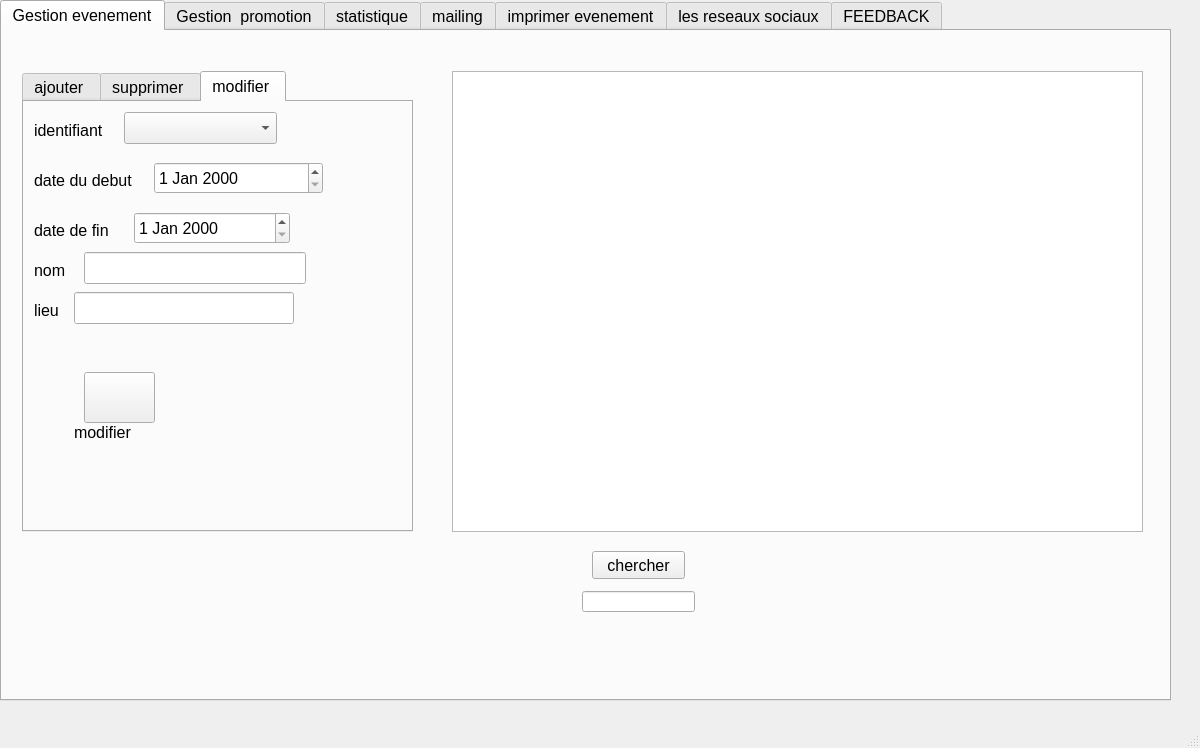
<?xml version="1.0" encoding="UTF-8"?>
<ui version="4.0">
 <class>marketingform</class>
 <widget class="QMainWindow" name="marketingform">
  <property name="geometry">
   <rect>
    <x>0</x>
    <y>0</y>
    <width>1200</width>
    <height>748</height>
   </rect>
  </property>
  <property name="windowTitle">
   <string>MainWindow</string>
  </property>
  <widget class="QWidget" name="centralwidget">
   <widget class="QTabWidget" name="tabWidget">
    <property name="geometry">
     <rect>
      <x>0</x>
      <y>0</y>
      <width>1171</width>
      <height>701</height>
     </rect>
    </property>
    <property name="font">
     <font>
      <family>Tahoma</family>
      <pointsize>12</pointsize>
      <weight>50</weight>
      <italic>false</italic>
      <bold>false</bold>
     </font>
    </property>
    <property name="currentIndex">
     <number>0</number>
    </property>
    <widget class="QWidget" name="tab_2">
     <attribute name="title">
      <string>Gestion evenement</string>
     </attribute>
     <widget class="QTabWidget" name="tabWidget_2">
      <property name="geometry">
       <rect>
        <x>20</x>
        <y>40</y>
        <width>391</width>
        <height>461</height>
       </rect>
      </property>
      <property name="font">
       <font>
        <family>Tahoma</family>
        <italic>false</italic>
       </font>
      </property>
      <property name="currentIndex">
       <number>2</number>
      </property>
      <widget class="QWidget" name="tab_3">
       <attribute name="title">
        <string>ajouter </string>
       </attribute>
       <widget class="QLabel" name="label_14">
        <property name="geometry">
         <rect>
          <x>0</x>
          <y>240</y>
          <width>31</width>
          <height>30</height>
         </rect>
        </property>
        <property name="text">
         <string>lieu</string>
        </property>
       </widget>
       <widget class="QLabel" name="label_19">
        <property name="geometry">
         <rect>
          <x>10</x>
          <y>80</y>
          <width>131</width>
          <height>30</height>
         </rect>
        </property>
        <property name="text">
         <string>date du debut</string>
        </property>
       </widget>
       <widget class="QLineEdit" name="lineEdit_nom">
        <property name="geometry">
         <rect>
          <x>50</x>
          <y>180</y>
          <width>222</width>
          <height>30</height>
         </rect>
        </property>
       </widget>
       <widget class="QLineEdit" name="lineEdit_id2">
        <property name="geometry">
         <rect>
          <x>40</x>
          <y>20</y>
          <width>108</width>
          <height>30</height>
         </rect>
        </property>
       </widget>
       <widget class="QLineEdit" name="lineEdit_lieu">
        <property name="geometry">
         <rect>
          <x>40</x>
          <y>240</y>
          <width>222</width>
          <height>30</height>
         </rect>
        </property>
       </widget>
       <widget class="QDateEdit" name="datefin">
        <property name="geometry">
         <rect>
          <x>110</x>
          <y>130</y>
          <width>181</width>
          <height>30</height>
         </rect>
        </property>
       </widget>
       <widget class="QPushButton" name="ajouterevent">
        <property name="geometry">
         <rect>
          <x>60</x>
          <y>290</y>
          <width>71</width>
          <height>51</height>
         </rect>
        </property>
        <property name="font">
         <font>
          <family>MS Shell Dlg 2</family>
          <pointsize>14</pointsize>
          <weight>50</weight>
          <italic>false</italic>
          <bold>false</bold>
         </font>
        </property>
        <property name="styleSheet">
         <string notr="true">
border-image: url(:/img/add.png);
</string>
        </property>
        <property name="text">
         <string/>
        </property>
       </widget>
       <widget class="QDateEdit" name="dateDebut">
        <property name="geometry">
         <rect>
          <x>150</x>
          <y>80</y>
          <width>169</width>
          <height>30</height>
         </rect>
        </property>
       </widget>
       <widget class="QLabel" name="label_20">
        <property name="geometry">
         <rect>
          <x>10</x>
          <y>20</y>
          <width>16</width>
          <height>30</height>
         </rect>
        </property>
        <property name="text">
         <string>id</string>
        </property>
       </widget>
       <widget class="QLabel" name="label_21">
        <property name="geometry">
         <rect>
          <x>0</x>
          <y>180</y>
          <width>51</width>
          <height>30</height>
         </rect>
        </property>
        <property name="text">
         <string>nom</string>
        </property>
       </widget>
       <widget class="QLabel" name="label_29">
        <property name="geometry">
         <rect>
          <x>0</x>
          <y>130</y>
          <width>101</width>
          <height>30</height>
         </rect>
        </property>
        <property name="text">
         <string>date de fin</string>
        </property>
       </widget>
       <widget class="QLabel" name="label_41">
        <property name="geometry">
         <rect>
          <x>60</x>
          <y>340</y>
          <width>91</width>
          <height>41</height>
         </rect>
        </property>
        <property name="font">
         <font>
          <family>Nirmala UI</family>
          <pointsize>14</pointsize>
          <italic>false</italic>
         </font>
        </property>
        <property name="text">
         <string>ajouter</string>
        </property>
       </widget>
      </widget>
      <widget class="QWidget" name="tab_8">
       <attribute name="title">
        <string>supprimer </string>
       </attribute>
       <widget class="QComboBox" name="comboBox">
        <property name="geometry">
         <rect>
          <x>120</x>
          <y>20</y>
          <width>153</width>
          <height>32</height>
         </rect>
        </property>
       </widget>
       <widget class="QLabel" name="label_13">
        <property name="geometry">
         <rect>
          <x>10</x>
          <y>20</y>
          <width>111</width>
          <height>37</height>
         </rect>
        </property>
        <property name="text">
         <string>identifiant</string>
        </property>
       </widget>
       <widget class="QPushButton" name="supprimer">
        <property name="geometry">
         <rect>
          <x>210</x>
          <y>120</y>
          <width>91</width>
          <height>81</height>
         </rect>
        </property>
        <property name="font">
         <font>
          <family>MS Shell Dlg 2</family>
          <pointsize>14</pointsize>
          <weight>50</weight>
          <italic>false</italic>
          <bold>false</bold>
         </font>
        </property>
        <property name="styleSheet">
         <string notr="true">border-image: url(:/img/trash-bin (1).png);</string>
        </property>
        <property name="text">
         <string/>
        </property>
       </widget>
       <widget class="QLineEdit" name="supp">
        <property name="geometry">
         <rect>
          <x>170</x>
          <y>80</y>
          <width>161</width>
          <height>31</height>
         </rect>
        </property>
       </widget>
      </widget>
      <widget class="QWidget" name="tab_5">
       <attribute name="title">
        <string>modifier </string>
       </attribute>
       <widget class="QDateEdit" name="datef">
        <property name="geometry">
         <rect>
          <x>110</x>
          <y>110</y>
          <width>156</width>
          <height>32</height>
         </rect>
        </property>
       </widget>
       <widget class="QLabel" name="label_57">
        <property name="geometry">
         <rect>
          <x>10</x>
          <y>150</y>
          <width>51</width>
          <height>37</height>
         </rect>
        </property>
        <property name="text">
         <string>nom</string>
        </property>
       </widget>
       <widget class="QLabel" name="label_58">
        <property name="geometry">
         <rect>
          <x>10</x>
          <y>60</y>
          <width>121</width>
          <height>37</height>
         </rect>
        </property>
        <property name="text">
         <string>date du debut</string>
        </property>
       </widget>
       <widget class="QLabel" name="label_64">
        <property name="geometry">
         <rect>
          <x>10</x>
          <y>190</y>
          <width>41</width>
          <height>37</height>
         </rect>
        </property>
        <property name="text">
         <string>lieu</string>
        </property>
       </widget>
       <widget class="QComboBox" name="comboBox_5">
        <property name="geometry">
         <rect>
          <x>100</x>
          <y>10</y>
          <width>153</width>
          <height>32</height>
         </rect>
        </property>
       </widget>
       <widget class="QDateEdit" name="dated">
        <property name="geometry">
         <rect>
          <x>130</x>
          <y>60</y>
          <width>169</width>
          <height>32</height>
         </rect>
        </property>
       </widget>
       <widget class="QLineEdit" name="lieu">
        <property name="geometry">
         <rect>
          <x>50</x>
          <y>190</y>
          <width>220</width>
          <height>32</height>
         </rect>
        </property>
       </widget>
       <widget class="QLabel" name="label_66">
        <property name="geometry">
         <rect>
          <x>10</x>
          <y>10</y>
          <width>154</width>
          <height>37</height>
         </rect>
        </property>
        <property name="text">
         <string>identifiant</string>
        </property>
       </widget>
       <widget class="QPushButton" name="modifier_clicked">
        <property name="geometry">
         <rect>
          <x>60</x>
          <y>270</y>
          <width>71</width>
          <height>51</height>
         </rect>
        </property>
        <property name="font">
         <font>
          <family>MS Shell Dlg 2</family>
          <pointsize>14</pointsize>
          <weight>50</weight>
          <italic>false</italic>
          <bold>false</bold>
         </font>
        </property>
        <property name="styleSheet">
         <string notr="true">border-image: url(:/img/edit (2).png);</string>
        </property>
        <property name="text">
         <string/>
        </property>
       </widget>
       <widget class="QLineEdit" name="nom">
        <property name="geometry">
         <rect>
          <x>60</x>
          <y>150</y>
          <width>222</width>
          <height>32</height>
         </rect>
        </property>
       </widget>
       <widget class="QLabel" name="label_67">
        <property name="geometry">
         <rect>
          <x>10</x>
          <y>110</y>
          <width>101</width>
          <height>37</height>
         </rect>
        </property>
        <property name="text">
         <string>date de fin</string>
        </property>
       </widget>
       <widget class="QLabel" name="label_5">
        <property name="geometry">
         <rect>
          <x>50</x>
          <y>320</y>
          <width>81</width>
          <height>21</height>
         </rect>
        </property>
        <property name="text">
         <string>modifier</string>
        </property>
       </widget>
      </widget>
     </widget>
     <widget class="QTableView" name="tableView_evenement">
      <property name="geometry">
       <rect>
        <x>450</x>
        <y>40</y>
        <width>691</width>
        <height>461</height>
       </rect>
      </property>
      <property name="styleSheet">
       <string notr="true"/>
      </property>
     </widget>
     <widget class="QLineEdit" name="lineEdit_chercher">
      <property name="geometry">
       <rect>
        <x>580</x>
        <y>560</y>
        <width>113</width>
        <height>21</height>
       </rect>
      </property>
     </widget>
     <widget class="QPushButton" name="TRI">
      <property name="geometry">
       <rect>
        <x>590</x>
        <y>520</y>
        <width>93</width>
        <height>28</height>
       </rect>
      </property>
      <property name="text">
       <string>chercher</string>
      </property>
     </widget>
    </widget>
    <widget class="QWidget" name="tab">
     <attribute name="title">
      <string>Gestion  promotion</string>
     </attribute>
     <widget class="QTabWidget" name="tabWidget_4">
      <property name="geometry">
       <rect>
        <x>60</x>
        <y>60</y>
        <width>381</width>
        <height>391</height>
       </rect>
      </property>
      <property name="currentIndex">
       <number>1</number>
      </property>
      <widget class="QWidget" name="tab_4">
       <attribute name="title">
        <string>ajouter</string>
       </attribute>
       <widget class="QLineEdit" name="lineEdit_pourcentage">
        <property name="geometry">
         <rect>
          <x>120</x>
          <y>190</y>
          <width>222</width>
          <height>32</height>
         </rect>
        </property>
       </widget>
       <widget class="QLabel" name="label_4">
        <property name="geometry">
         <rect>
          <x>0</x>
          <y>190</y>
          <width>111</width>
          <height>37</height>
         </rect>
        </property>
        <property name="text">
         <string>pourcentage</string>
        </property>
       </widget>
       <widget class="QDateEdit" name="dateEdit_fin">
        <property name="geometry">
         <rect>
          <x>110</x>
          <y>130</y>
          <width>159</width>
          <height>32</height>
         </rect>
        </property>
       </widget>
       <widget class="QDateEdit" name="dateEdit_debut">
        <property name="geometry">
         <rect>
          <x>140</x>
          <y>70</y>
          <width>169</width>
          <height>32</height>
         </rect>
        </property>
       </widget>
       <widget class="QLabel" name="label_2">
        <property name="geometry">
         <rect>
          <x>0</x>
          <y>70</y>
          <width>141</width>
          <height>37</height>
         </rect>
        </property>
        <property name="text">
         <string>date du debut </string>
        </property>
       </widget>
       <widget class="QLabel" name="label_3">
        <property name="geometry">
         <rect>
          <x>0</x>
          <y>130</y>
          <width>121</width>
          <height>37</height>
         </rect>
        </property>
        <property name="text">
         <string>date de fin</string>
        </property>
       </widget>
       <widget class="QLineEdit" name="lineEdit_id1">
        <property name="geometry">
         <rect>
          <x>40</x>
          <y>20</y>
          <width>220</width>
          <height>32</height>
         </rect>
        </property>
       </widget>
       <widget class="QLabel" name="label">
        <property name="geometry">
         <rect>
          <x>10</x>
          <y>10</y>
          <width>31</width>
          <height>41</height>
         </rect>
        </property>
        <property name="text">
         <string>id</string>
        </property>
       </widget>
       <widget class="QPushButton" name="ajouterpro">
        <property name="geometry">
         <rect>
          <x>50</x>
          <y>240</y>
          <width>61</width>
          <height>41</height>
         </rect>
        </property>
        <property name="font">
         <font>
          <family>Comic Sans MS</family>
          <pointsize>14</pointsize>
          <weight>50</weight>
          <italic>true</italic>
          <bold>false</bold>
         </font>
        </property>
        <property name="styleSheet">
         <string notr="true">border-image: url(:/img/add.png);</string>
        </property>
        <property name="text">
         <string/>
        </property>
       </widget>
      </widget>
      <widget class="QWidget" name="tab_17">
       <attribute name="title">
        <string>modifier</string>
       </attribute>
       <widget class="QLabel" name="label_63">
        <property name="geometry">
         <rect>
          <x>0</x>
          <y>140</y>
          <width>140</width>
          <height>37</height>
         </rect>
        </property>
        <property name="text">
         <string>date de fin</string>
        </property>
       </widget>
       <widget class="QLineEdit" name="lineEdit_idmodifpro">
        <property name="geometry">
         <rect>
          <x>110</x>
          <y>40</y>
          <width>218</width>
          <height>32</height>
         </rect>
        </property>
       </widget>
       <widget class="QLineEdit" name="lineEdit_modifpropourcentage">
        <property name="geometry">
         <rect>
          <x>120</x>
          <y>190</y>
          <width>222</width>
          <height>32</height>
         </rect>
        </property>
       </widget>
       <widget class="QLabel" name="label_60">
        <property name="geometry">
         <rect>
          <x>10</x>
          <y>40</y>
          <width>101</width>
          <height>37</height>
         </rect>
        </property>
        <property name="text">
         <string>identifiant</string>
        </property>
       </widget>
       <widget class="QLabel" name="label_62">
        <property name="geometry">
         <rect>
          <x>0</x>
          <y>90</y>
          <width>131</width>
          <height>37</height>
         </rect>
        </property>
        <property name="text">
         <string>date du debut</string>
        </property>
       </widget>
       <widget class="QLabel" name="label_59">
        <property name="geometry">
         <rect>
          <x>0</x>
          <y>180</y>
          <width>121</width>
          <height>37</height>
         </rect>
        </property>
        <property name="text">
         <string>pourcentage</string>
        </property>
       </widget>
       <widget class="QDateEdit" name="dateEdit_modifprofin">
        <property name="geometry">
         <rect>
          <x>140</x>
          <y>140</y>
          <width>171</width>
          <height>32</height>
         </rect>
        </property>
       </widget>
       <widget class="QDateEdit" name="dateEdit_modifprodebut">
        <property name="geometry">
         <rect>
          <x>170</x>
          <y>90</y>
          <width>155</width>
          <height>32</height>
         </rect>
        </property>
       </widget>
       <widget class="QPushButton" name="modifierpro">
        <property name="geometry">
         <rect>
          <x>30</x>
          <y>250</y>
          <width>71</width>
          <height>51</height>
         </rect>
        </property>
        <property name="font">
         <font>
          <family>Comic Sans MS</family>
          <pointsize>14</pointsize>
          <weight>50</weight>
          <italic>true</italic>
          <bold>false</bold>
         </font>
        </property>
        <property name="styleSheet">
         <string notr="true">border-image: url(:/img/edit (2).png);</string>
        </property>
        <property name="text">
         <string/>
        </property>
       </widget>
       <widget class="QLabel" name="label_61">
        <property name="geometry">
         <rect>
          <x>20</x>
          <y>300</y>
          <width>81</width>
          <height>21</height>
         </rect>
        </property>
        <property name="font">
         <font>
          <family>Tahoma</family>
          <pointsize>14</pointsize>
          <weight>50</weight>
          <italic>false</italic>
          <bold>false</bold>
         </font>
        </property>
        <property name="text">
         <string>modifier</string>
        </property>
       </widget>
       <widget class="QComboBox" name="comboBoxmodif">
        <property name="geometry">
         <rect>
          <x>120</x>
          <y>10</y>
          <width>201</width>
          <height>21</height>
         </rect>
        </property>
       </widget>
      </widget>
      <widget class="QWidget" name="tab_23">
       <attribute name="title">
        <string>supprimer</string>
       </attribute>
       <widget class="QComboBox" name="comboBox_7">
        <property name="geometry">
         <rect>
          <x>110</x>
          <y>20</y>
          <width>153</width>
          <height>32</height>
         </rect>
        </property>
       </widget>
       <widget class="QPushButton" name="supprimerpro_2">
        <property name="geometry">
         <rect>
          <x>190</x>
          <y>100</y>
          <width>111</width>
          <height>61</height>
         </rect>
        </property>
        <property name="font">
         <font>
          <family>Comic Sans MS</family>
          <pointsize>14</pointsize>
          <weight>50</weight>
          <italic>true</italic>
          <bold>false</bold>
         </font>
        </property>
        <property name="styleSheet">
         <string notr="true">border-image: url(:/img/trash-bin (1).png);</string>
        </property>
        <property name="text">
         <string/>
        </property>
       </widget>
       <widget class="QLabel" name="label_65">
        <property name="geometry">
         <rect>
          <x>10</x>
          <y>20</y>
          <width>101</width>
          <height>37</height>
         </rect>
        </property>
        <property name="text">
         <string>identifiant</string>
        </property>
       </widget>
       <widget class="QLineEdit" name="supprimerpro">
        <property name="geometry">
         <rect>
          <x>150</x>
          <y>60</y>
          <width>181</width>
          <height>30</height>
         </rect>
        </property>
       </widget>
      </widget>
     </widget>
     <widget class="QTableView" name="tablepromotion">
      <property name="geometry">
       <rect>
        <x>490</x>
        <y>70</y>
        <width>541</width>
        <height>381</height>
       </rect>
      </property>
      <property name="styleSheet">
       <string notr="true"/>
      </property>
     </widget>
    </widget>
    <widget class="QWidget" name="tab_11">
     <attribute name="title">
      <string>statistique</string>
     </attribute>
     <widget class="QTableView" name="tablestat">
      <property name="geometry">
       <rect>
        <x>130</x>
        <y>40</y>
        <width>401</width>
        <height>471</height>
       </rect>
      </property>
      <property name="styleSheet">
       <string notr="true"/>
      </property>
     </widget>
     <widget class="QPushButton" name="consulter_stat">
      <property name="geometry">
       <rect>
        <x>590</x>
        <y>120</y>
        <width>161</width>
        <height>81</height>
       </rect>
      </property>
      <property name="styleSheet">
       <string notr="true">border-image: url(:/img/bar-chart.png);</string>
      </property>
      <property name="text">
       <string/>
      </property>
     </widget>
     <widget class="QLabel" name="label_39">
      <property name="geometry">
       <rect>
        <x>600</x>
        <y>210</y>
        <width>221</width>
        <height>20</height>
       </rect>
      </property>
      <property name="font">
       <font>
        <family>Comic Sans MS</family>
        <pointsize>14</pointsize>
        <weight>50</weight>
        <italic>true</italic>
        <bold>false</bold>
       </font>
      </property>
      <property name="text">
       <string>    consulter</string>
      </property>
     </widget>
    </widget>
    <widget class="QWidget" name="tab_12">
     <attribute name="title">
      <string>mailing</string>
     </attribute>
     <widget class="QWidget" name="layoutWidget_2">
      <property name="geometry">
       <rect>
        <x>30</x>
        <y>10</y>
        <width>741</width>
        <height>365</height>
       </rect>
      </property>
      <layout class="QFormLayout" name="formLayout">
       <property name="fieldGrowthPolicy">
        <enum>QFormLayout::ExpandingFieldsGrow</enum>
       </property>
       <property name="rowWrapPolicy">
        <enum>QFormLayout::WrapLongRows</enum>
       </property>
       <property name="verticalSpacing">
        <number>9</number>
       </property>
       <item row="0" column="0">
        <widget class="QLabel" name="label_22">
         <property name="text">
          <string>Smtp-server:</string>
         </property>
        </widget>
       </item>
       <item row="1" column="0">
        <widget class="QLabel" name="label_23">
         <property name="text">
          <string>Server port:</string>
         </property>
        </widget>
       </item>
       <item row="2" column="0">
        <widget class="QLabel" name="label_24">
         <property name="text">
          <string>Username:</string>
         </property>
        </widget>
       </item>
       <item row="3" column="0">
        <widget class="QLabel" name="label_25">
         <property name="text">
          <string>Password:</string>
         </property>
        </widget>
       </item>
       <item row="4" column="0">
        <widget class="QLabel" name="label_26">
         <property name="text">
          <string>Recipant to:</string>
         </property>
        </widget>
       </item>
       <item row="5" column="0">
        <widget class="QLabel" name="label_27">
         <property name="text">
          <string>Subject:</string>
         </property>
        </widget>
       </item>
       <item row="6" column="0">
        <widget class="QLabel" name="label_28">
         <property name="text">
          <string>Message:</string>
         </property>
        </widget>
       </item>
       <item row="0" column="1">
        <widget class="QLineEdit" name="server">
         <property name="text">
          <string>smtp.gmail.com</string>
         </property>
        </widget>
       </item>
       <item row="1" column="1">
        <widget class="QLineEdit" name="port">
         <property name="text">
          <string>465</string>
         </property>
        </widget>
       </item>
       <item row="2" column="1">
        <widget class="QLineEdit" name="uname"/>
       </item>
       <item row="3" column="1">
        <widget class="QLineEdit" name="paswd">
         <property name="inputMask">
          <string/>
         </property>
         <property name="echoMode">
          <enum>QLineEdit::Password</enum>
         </property>
        </widget>
       </item>
       <item row="4" column="1">
        <widget class="QLineEdit" name="rcpt"/>
       </item>
       <item row="5" column="1">
        <widget class="QLineEdit" name="subject"/>
       </item>
       <item row="6" column="1">
        <widget class="QPlainTextEdit" name="msg"/>
       </item>
      </layout>
     </widget>
     <widget class="QPushButton" name="sendBtn">
      <property name="geometry">
       <rect>
        <x>842</x>
        <y>92</y>
        <width>101</width>
        <height>71</height>
       </rect>
      </property>
      <property name="styleSheet">
       <string notr="true">border-image: url(:/img/forward.png);</string>
      </property>
      <property name="text">
       <string/>
      </property>
     </widget>
     <widget class="QPushButton" name="exitBtn">
      <property name="geometry">
       <rect>
        <x>830</x>
        <y>210</y>
        <width>111</width>
        <height>61</height>
       </rect>
      </property>
      <property name="styleSheet">
       <string notr="true">border-image: url(:/img/cancel.png);</string>
      </property>
      <property name="text">
       <string/>
      </property>
     </widget>
     <widget class="QLabel" name="label_32">
      <property name="geometry">
       <rect>
        <x>0</x>
        <y>0</y>
        <width>1161</width>
        <height>581</height>
       </rect>
      </property>
      <property name="styleSheet">
       <string notr="true">border-image: url(:/img/maquette-fond-plat-laique-pour-concepts-ete_23-2148200238.jpg);</string>
      </property>
      <property name="text">
       <string/>
      </property>
     </widget>
     <widget class="QLabel" name="label_42">
      <property name="geometry">
       <rect>
        <x>864</x>
        <y>170</y>
        <width>61</width>
        <height>20</height>
       </rect>
      </property>
      <property name="font">
       <font>
        <family>Tahoma</family>
        <pointsize>14</pointsize>
        <weight>50</weight>
        <italic>false</italic>
        <bold>false</bold>
       </font>
      </property>
      <property name="text">
       <string>send</string>
      </property>
     </widget>
     <widget class="QLabel" name="label_43">
      <property name="geometry">
       <rect>
        <x>840</x>
        <y>270</y>
        <width>101</width>
        <height>31</height>
       </rect>
      </property>
      <property name="font">
       <font>
        <family>Tahoma</family>
        <pointsize>14</pointsize>
        <weight>50</weight>
        <italic>false</italic>
        <bold>false</bold>
       </font>
      </property>
      <property name="text">
       <string>    Exit</string>
      </property>
     </widget>
     <zorder>label_32</zorder>
     <zorder>layoutWidget_2</zorder>
     <zorder>sendBtn</zorder>
     <zorder>exitBtn</zorder>
     <zorder>label_42</zorder>
     <zorder>label_43</zorder>
    </widget>
    <widget class="QWidget" name="tab_13">
     <attribute name="title">
      <string>imprimer evenement</string>
     </attribute>
     <widget class="QPushButton" name="pushbouton_print">
      <property name="geometry">
       <rect>
        <x>480</x>
        <y>500</y>
        <width>161</width>
        <height>81</height>
       </rect>
      </property>
      <property name="styleSheet">
       <string notr="true">border-image: url(:/img/printer.png);</string>
      </property>
      <property name="text">
       <string/>
      </property>
     </widget>
     <widget class="QTextEdit" name="textEdit_print">
      <property name="geometry">
       <rect>
        <x>420</x>
        <y>170</y>
        <width>301</width>
        <height>181</height>
       </rect>
      </property>
      <property name="html">
       <string>&lt;!DOCTYPE HTML PUBLIC &quot;-//W3C//DTD HTML 4.0//EN&quot; &quot;http://www.w3.org/TR/REC-html40/strict.dtd&quot;&gt;
&lt;html&gt;&lt;head&gt;&lt;meta name=&quot;qrichtext&quot; content=&quot;1&quot; /&gt;&lt;style type=&quot;text/css&quot;&gt;
p, li { white-space: pre-wrap; }
&lt;/style&gt;&lt;/head&gt;&lt;body style=&quot; font-family:'Tahoma'; font-size:12pt; font-weight:400; font-style:normal;&quot;&gt;
&lt;p style=&quot; margin-top:0px; margin-bottom:0px; margin-left:0px; margin-right:0px; -qt-block-indent:0; text-indent:0px;&quot;&gt;&lt;span style=&quot; font-family:'Comic Sans MS'; font-size:11pt;&quot;&gt;fatimaaaaaaa&lt;/span&gt;&lt;/p&gt;&lt;/body&gt;&lt;/html&gt;</string>
      </property>
     </widget>
     <widget class="QLabel" name="label_6">
      <property name="geometry">
       <rect>
        <x>520</x>
        <y>580</y>
        <width>101</width>
        <height>21</height>
       </rect>
      </property>
      <property name="text">
       <string>imprimer</string>
      </property>
     </widget>
    </widget>
    <widget class="QWidget" name="tab_14">
     <attribute name="title">
      <string>les reseaux sociaux</string>
     </attribute>
     <widget class="QPushButton" name="facebook">
      <property name="geometry">
       <rect>
        <x>50</x>
        <y>110</y>
        <width>91</width>
        <height>71</height>
       </rect>
      </property>
      <property name="styleSheet">
       <string notr="true">border-image: url(:/img/facebook (2).png);</string>
      </property>
      <property name="text">
       <string/>
      </property>
     </widget>
     <widget class="QLabel" name="label_33">
      <property name="geometry">
       <rect>
        <x>-6</x>
        <y>-5</y>
        <width>1171</width>
        <height>631</height>
       </rect>
      </property>
      <property name="styleSheet">
       <string notr="true">border-image: url(:/img/photo-creation-plat-du-bureau-espace-travail_7861-892.jpg);</string>
      </property>
      <property name="text">
       <string/>
      </property>
     </widget>
     <widget class="QPushButton" name="pushButton_5">
      <property name="geometry">
       <rect>
        <x>50</x>
        <y>200</y>
        <width>91</width>
        <height>71</height>
       </rect>
      </property>
      <property name="styleSheet">
       <string notr="true">border-image: url(:/img/instagram (1).png);</string>
      </property>
      <property name="text">
       <string/>
      </property>
     </widget>
     <widget class="QPushButton" name="youtube">
      <property name="geometry">
       <rect>
        <x>50</x>
        <y>290</y>
        <width>91</width>
        <height>81</height>
       </rect>
      </property>
      <property name="styleSheet">
       <string notr="true">border-image: url(:/img/youtube.png);</string>
      </property>
      <property name="text">
       <string/>
      </property>
     </widget>
     <widget class="QLabel" name="label_34">
      <property name="geometry">
       <rect>
        <x>20</x>
        <y>10</y>
        <width>281</width>
        <height>71</height>
       </rect>
      </property>
      <property name="font">
       <font>
        <family>Tahoma</family>
        <pointsize>20</pointsize>
        <weight>75</weight>
        <italic>false</italic>
        <bold>true</bold>
       </font>
      </property>
      <property name="text">
       <string>social media:</string>
      </property>
     </widget>
     <widget class="QLabel" name="label_44">
      <property name="geometry">
       <rect>
        <x>160</x>
        <y>140</y>
        <width>141</width>
        <height>21</height>
       </rect>
      </property>
      <property name="font">
       <font>
        <family>Comic Sans MS</family>
        <pointsize>14</pointsize>
        <weight>50</weight>
        <italic>true</italic>
        <bold>false</bold>
       </font>
      </property>
      <property name="text">
       <string>facebook</string>
      </property>
     </widget>
     <widget class="QLabel" name="label_45">
      <property name="geometry">
       <rect>
        <x>160</x>
        <y>230</y>
        <width>111</width>
        <height>31</height>
       </rect>
      </property>
      <property name="font">
       <font>
        <family>Tahoma</family>
        <pointsize>14</pointsize>
        <weight>50</weight>
        <italic>false</italic>
        <bold>false</bold>
       </font>
      </property>
      <property name="text">
       <string>instagram</string>
      </property>
     </widget>
     <widget class="QLabel" name="label_46">
      <property name="geometry">
       <rect>
        <x>150</x>
        <y>320</y>
        <width>101</width>
        <height>31</height>
       </rect>
      </property>
      <property name="font">
       <font>
        <family>Tahoma</family>
        <pointsize>14</pointsize>
        <weight>50</weight>
        <italic>false</italic>
        <bold>false</bold>
       </font>
      </property>
      <property name="text">
       <string>youtube</string>
      </property>
     </widget>
     <zorder>label_33</zorder>
     <zorder>facebook</zorder>
     <zorder>pushButton_5</zorder>
     <zorder>youtube</zorder>
     <zorder>label_34</zorder>
     <zorder>label_44</zorder>
     <zorder>label_45</zorder>
     <zorder>label_46</zorder>
    </widget>
    <widget class="QWidget" name="tab_16">
     <attribute name="title">
      <string>FEEDBACK</string>
     </attribute>
     <widget class="QPlainTextEdit" name="plainTextEdit2">
      <property name="geometry">
       <rect>
        <x>33</x>
        <y>16</y>
        <width>621</width>
        <height>411</height>
       </rect>
      </property>
     </widget>
     <widget class="QPushButton" name="pushButton_6">
      <property name="geometry">
       <rect>
        <x>320</x>
        <y>470</y>
        <width>141</width>
        <height>51</height>
       </rect>
      </property>
      <property name="text">
       <string>LIRE</string>
      </property>
     </widget>
     <widget class="QPushButton" name="pushButton_7">
      <property name="geometry">
       <rect>
        <x>120</x>
        <y>470</y>
        <width>141</width>
        <height>51</height>
       </rect>
      </property>
      <property name="text">
       <string>ECRIRE</string>
      </property>
     </widget>
    </widget>
   </widget>
  </widget>
  <widget class="QMenuBar" name="menubar">
   <property name="geometry">
    <rect>
     <x>0</x>
     <y>0</y>
     <width>1200</width>
     <height>20</height>
    </rect>
   </property>
  </widget>
  <widget class="QStatusBar" name="statusbar"/>
 </widget>
 <resources/>
 <connections/>
</ui>
